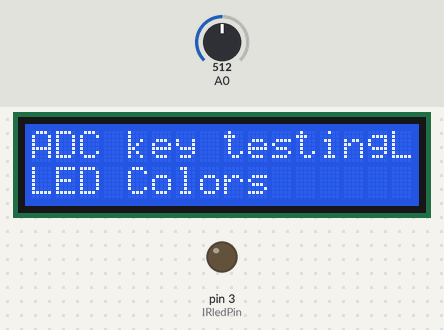
Recording of a sketch running on a simulated Arduino Uno, built with avr-gcc and run on an emulated ATmega328P. Shown: 16×2 character LCD, output pins drawn as LEDs (lit = HIGH). Inputs (shaded band) come from the test bench; at power-on: A0 = 512. What the sketch prints to the serial monitor is not drawn.

Above: at 1.2 s.
1.3 s: A0 set to 588
2.8 s: A0 set to 606
At 4.5 s:
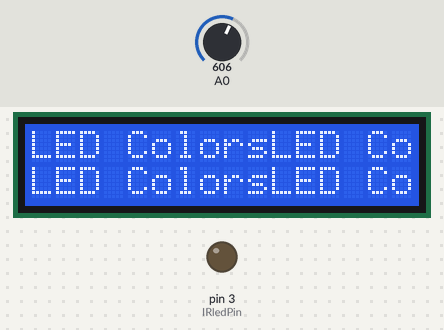
4.9 s: A0 set to 212
6.4 s: A0 set to 184
At 7.5 s:
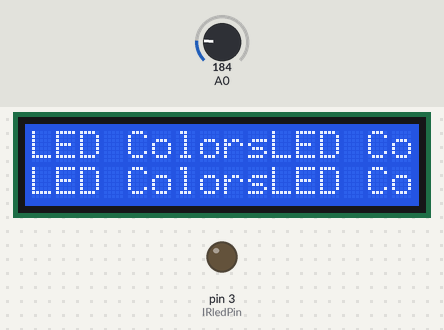
8.1 s: A0 set to 306
At 10.0 s:
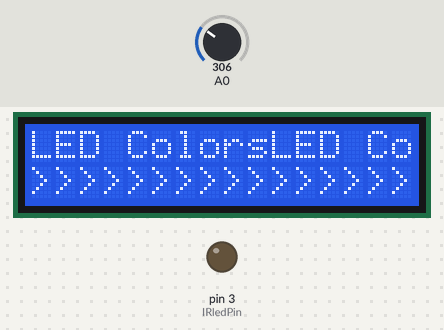
10.1 s: A0 set to 391
13.1 s: A0 set to 413
At 15.4 s:
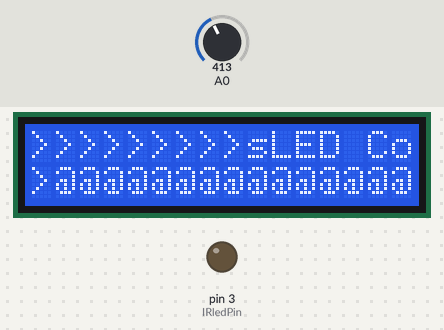
Timing chart, 0 to 16.9 s (numbered marks = the images above; inputs shaded):
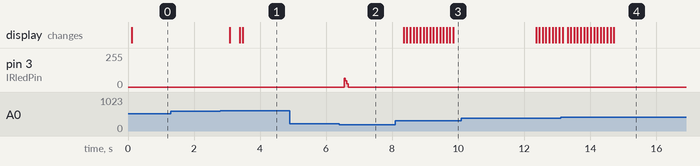

The sketch:

IR_Send_withLCD_Progress.ino
```cpp
#include <Wire.h>
#include <LiquidCrystal.h>

// This sketch will send out a Nikon D50 trigger signal (probably works with most Nikons)
// See the full tutorial at http://www.ladyada.net/learn/sensors/ir.html
// this code is public domain, please enjoy!

int IRledPin = 3;  // LED connected to digital pin 3
 LiquidCrystal lcd(8, 13, 9, 4, 5, 6, 7);

int adc_key_val[5] ={50, 200, 400, 600, 800 };
int NUM_KEYS = 5;
int adc_key_in;
int key=-1;
int oldkey=-1;
int depth=0;
int selection=0;

/*
char msgs[5][16] = {"Right Key OK ",
                    "Up Key OK    ",
                    "Down Key OK  ",
                    "Left Key OK  ",
                    "Select Key OK" };
*/

char menu[3][5][20]=
          {
             {"LED Colors", "White", "Red", "White", "Blue"},
             {"LED Functions", "Power On","Power Off","Blink","Random"},
             {"Roomba!","Power On", "Clean", "Max", "Spot"}
          };


int IRLED[][150]=
/*  0 - led on
    1- led off
    2 - led brightness down
    3 - led brightness up
    4 - White color


*/
{{
// ON, OFF (in 10's of microseconds)
//LED ON
	886, 436,
	58, 50,
	60, 50,
	60, 50,
	58, 50,
	60, 50,
	60, 50,
	58, 50,
	62, 48,
	62, 158,
	60, 160,
	58, 160,
	62, 158,
	60, 160,
	60, 160,
	60, 158,
	62, 160,
	58, 160,
	62, 156,
	62, 160,
	60, 48,
	62, 48,
	60, 50,
	60, 48,
	62, 48,
	62, 50,
	58, 50,
	60, 50,
	60, 158,
	62, 158,
	60, 160,
	60, 158,
	62, 160,
	58, 3916,
	886, 214,
	60, 0},
 {

// ON, OFF (in 10's of microseconds)
//LED OFF

	884, 440,

	54, 54,

	56, 52,

	56, 56,

	54, 54,

	58, 52,

	58, 52,

	56, 52,

	58, 52,

	56, 164,

	56, 164,

	56, 162,

	58, 164,

	56, 162,

	56, 164,

	54, 164,

	60, 162,

	54, 54,

	56, 164,

	56, 164,

	56, 54,

	54, 54,

	58, 52,

	58, 52,

	56, 52,

	58, 164,

	54, 52,

	58, 54,

	56, 162,

	58, 164,

	54, 164,

	58, 160,

	60, 162,

	58, 0},

{

// ON, OFF (in 10's of microseconds)
//int LED_BrightDown[] =

	884, 438,

	58, 50,

	62, 48,

	58, 52,

	60, 48,

	62, 48,

	60, 50,

	58, 50,

	64, 46,

	60, 160,

	62, 158,

	60, 160,

	60, 158,

	62, 158,

	62, 158,

	60, 158,

	64, 158,

	60, 48,

	62, 48,

	60, 158,

	62, 48,

	60, 52,

	60, 48,

	62, 46,

	58, 54,

	58, 160,

	60, 158,

	64, 48,

	60, 158,

	62, 160,

	60, 158,

	60, 158,

	64, 158,

	60, 0},

 {

// ON, OFF (in 10's of microseconds)
//int LED_BrightUp[] =

	886, 436,

	60, 50,

	58, 52,

	58, 50,

	58, 56,

	54, 52,

	58, 54,

	58, 52,

	54, 54,

	58, 162,

	56, 164,

	56, 162,

	60, 162,

	58, 160,

	58, 160,

	58, 162,

	58, 160,

	58, 164,

	58, 48,

	62, 160,

	60, 50,

	58, 50,

	60, 50,

	62, 46,

	60, 52,

	60, 50,

	58, 162,

	58, 50,

	62, 156,

	60, 160,

	60, 162,

	60, 158,

	58, 160,

	64, 3910,

	890, 212,

	60, 0},

 {

// ON, OFF (in 10's of microseconds)
//int LED_White[] =

	888, 434,

	60, 48,

	62, 48,

	60, 50,

	60, 48,

	62, 48,

	60, 50,

	62, 46,

	64, 46,

	60, 160,

	60, 160,

	62, 156,

	62, 158,

	64, 156,

	60, 160,

	60, 158,

	64, 158,

	60, 158,

	62, 158,

	62, 48,

	64, 154,

	64, 46,

	60, 50,

	62, 48,

	62, 46,

	62, 48,

	62, 48,

	62, 158,

	62, 46,

	64, 158,

	60, 158,

	60, 158,

	64, 158,

	62, 3912,

	886, 216,

	60, 0}};


void setup()  {
 // initialize the IR digital pin as an output:
 pinMode(IRledPin, OUTPUT);

 Serial.begin(9600);
  lcd.clear();
  lcd.begin(16, 2);
  lcd.setCursor(0,0);
  lcd.print("ADC key testing");
}

void loop()
{
 //Serial.println("Sending IR signal");
  lcd.print(menu[depth][selection]);
  adc_key_in = analogRead(0);    // read the value from the sensor
  key = get_key(adc_key_in);  // convert into key press

  if (key != oldkey)   // if keypress is detected
   {
    delay(50);  // wait for debounce time
    adc_key_in = analogRead(0);    // read the value from the sensor
    key = get_key(adc_key_in);    // convert into key press
    if (key != oldkey)
    {
      lcd.setCursor(0, 1);
      oldkey = key;
      if (key >=0){
           lcd.print(menu[depth][selection]);
           keypress(key);

      }
    }
  }
 delay(100);


 /*
// PREVIOUS CODE - just invokes and loops
 SendIR(0); // lights on

 SendIR(0); // lights on

 delay(1*1000); // wait one minute (60 seconds * 1000 milliseconds)

 SendIR(4); // turn to white

  delay(6*1000); // wait one minute (60 seconds * 1000 milliseconds)

  SendIR(1);
   delay(6*1000); // wait one minute (60 seconds * 1000 milliseconds)
*/
}

// This procedure sends a 38KHz pulse to the IRledPin
// for a certain # of microseconds. We'll use this whenever we need to send codes
void pulseIR(long microsecs) {
 // we'll count down from the number of microseconds we are told to wait

 cli(); // this turns off any background interrupts

 while (microsecs > 0) {
  // 38 kHz is about 13 microseconds high and 13 microseconds low
  digitalWrite(IRledPin, HIGH); // this takes about 3 microseconds to happen
  delayMicroseconds(10);     // hang out for 10 microseconds, you can also change this to 9 if its not working
  digitalWrite(IRledPin, LOW);  // this also takes about 3 microseconds
  delayMicroseconds(10);     // hang out for 10 microseconds, you can also change this to 9 if its not working

  // so 26 microseconds altogether
  microsecs -= 26;
 }

 sei(); // this turns them back on
}

 void SendIR(int num){
   int Signalsize = sizeof(IRLED[num]) / sizeof(IRLED[num][0]);
   for (int i=0; i<Signalsize; i++){
   if (i%2==0){
    pulseIR(IRLED[num][i]*10);
   }
   else{
    delayMicroseconds(IRLED[num][i]*10);
   }
   }
 }

 int get_key(unsigned int input)
{
    int k;

    for (k = 0; k < NUM_KEYS; k++)
    {
      if (input < adc_key_val[k])
 {
            return k;
        }
   }

    if (k >= NUM_KEYS)k = -1;  // No valid key pressed
    return k;
}


 void keypress( int i){      // takes the keypress and cases it for what it is
   switch (i) {
     case 0: break;
     case 1: select(selection);
             break;
     case 2: depth--;
             break;
     case 3: selection--;
             break;
     case 4: selection++;
             break;
     case 5: depth++;
             break;
     default: delay(10);
              break;
   }


 }
 void select(int j){
   SendIR(j); // turn to white
    Serial.println("Sending IR signal");
 }
```

Measured:
- the behaviour switches between 599 and 600 on A0 (found by bisection; images 0 and 1)
- the behaviour switches between 399 and 400 on A0 (found by bisection; images 3 and 4)
- after the input at 1.3 s, every drawn part: stays the same
- after the input at 2.8 s, the display: first changes after 0.28 s (image 1 shows a later state)
- after the input at 4.9 s, every drawn part: stays the same
- after the input at 6.4 s, pin 3 (IRledPin): 0/255 → 64/255 after 0.15 s, → 48/255 0.04 s later, → 24/255 0.04 s later, → 0/255 0.04 s later
- after the input at 8.1 s, the display: first changes after 0.25 s (image 3 shows a later state)
- after the input at 13.1 s, the display: first differs from a run without the input after 0.21 s (image 4 shows a later state)
